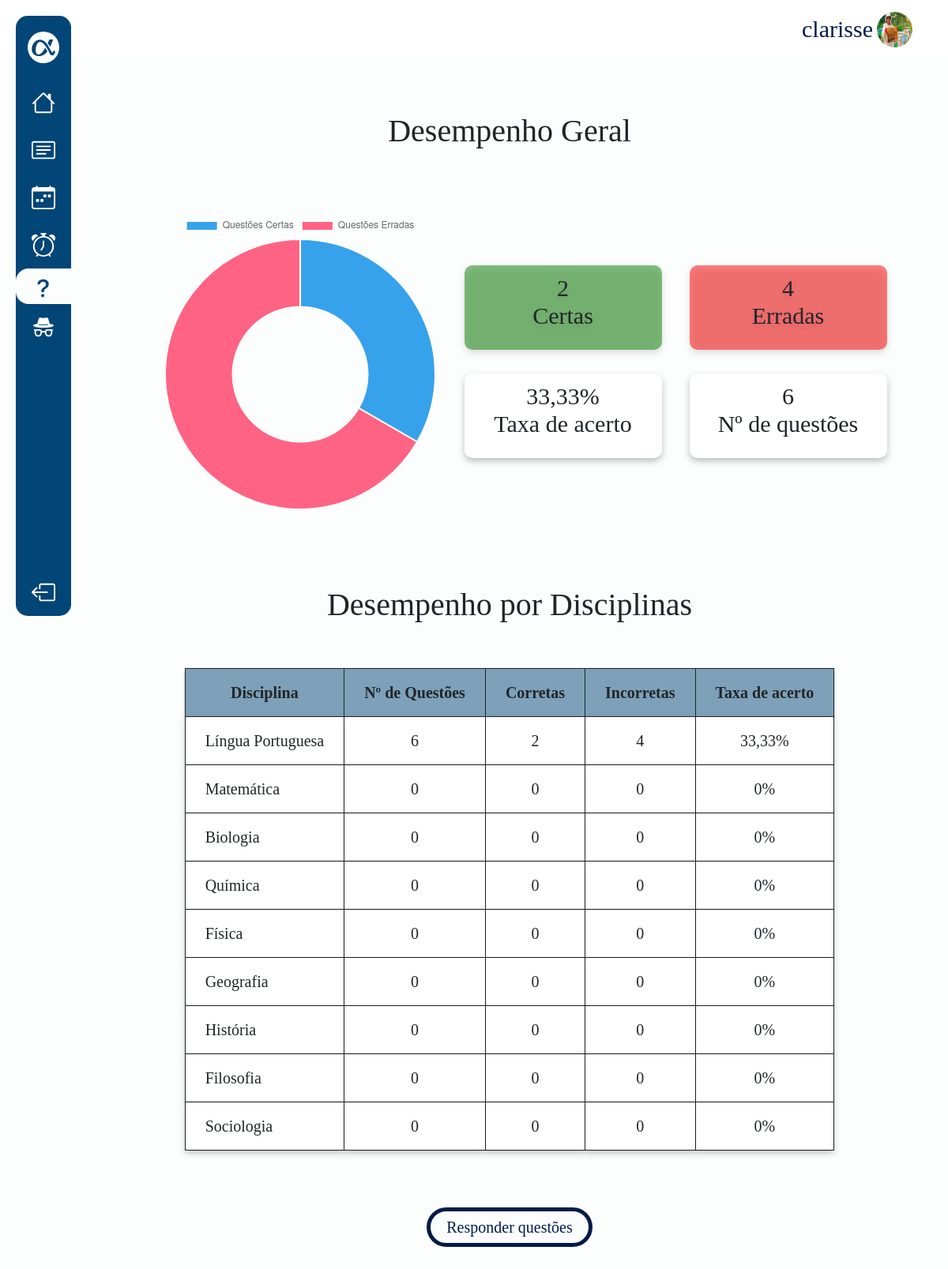
Page /estatisticas/ (signed in) on the committed database.
### core/models.py (models this page shows)
class Profile(models.Model):
    user = models.OneToOneField(User, on_delete=models.CASCADE)
    email = models.EmailField()
    telefone = models.CharField(max_length=11)
    endereco = models.CharField(max_length=200)
    image = models.ImageField(default='perfil/img/personcircle.png', upload_to='perfil/img')

### questoes/models.py (models this page shows, shortened)
class Disciplina(models.Model):
    nome = models.CharField(max_length=100, default="")

### questoes/views.py (the view)
# urls.py: path('estatisticas/', estatisticas, name='estatisticas'),
@login_required
def estatisticas(request):
    disciplinas = Disciplina.objects.all()
    dados_disciplinas = []
    if request.user.is_authenticated:
        user_profile, created = UserProfile.objects.get_or_create(user=request.user)
        acertos = user_profile.acertos
        erros = user_profile.erros
        num_questoes = acertos + erros
        if num_questoes > 0:
            taxa_acerto = round((acertos / num_questoes) * 100, 2)
        else:
            taxa_acerto = 0
        dados_usuario = {
            'acertos': acertos,
            'erros': erros,
            'taxa_acerto': taxa_acerto,
            'num_questoes': num_questoes,
        }
        for disciplina in disciplinas:
            questoes_disciplina = Questao.objects.filter(disciplina=disciplina)
            num_questoes_disciplina = Resposta.objects.filter(
                questao__in=questoes_disciplina,
                user_profile=user_profile,
            ).count()
            acertos = Resposta.objects.filter(
                questao__in=questoes_disciplina,
                user_profile=user_profile,
                certa=True
            ).count()
            erros = Resposta.objects.filter(
                questao__in=questoes_disciplina,
                user_profile=user_profile,
                certa=False
            ).count()
            dados_disciplina = {
                'disciplina': disciplina,
                'acertos': acertos,
                'erros': erros,
                'num_questoes_respondidas': num_questoes_disciplina,
                'taxa_acerto': round((acertos / (acertos + erros)) * 100, 2) if (acertos + erros) > 0 else 0,
            }
            dados_disciplinas.append(dados_disciplina)
    serialized_dataq = grafico(request)
    context = {
        'dados_usuario': dados_usuario,
        'dados_disciplinas': dados_disciplinas,
        'serialized_dataq': serialized_dataq,
    }
    return render(request, 'questoes/pages/estatisticas.html', context)

### questoes/views.py (called while the page is built)
def grafico(request):
    serialize = {'grafico': []}
    if request.user.is_authenticated:
        user = request.user
        data = UserProfile.objects.filter(user=user).first()
        if data:
            acertos = data.acertos
            erros = data.erros
            if acertos == 0 and erros == 0:
                serialize['grafico'] = [0, 0, 1]
            else:
                serialize['grafico'] = [acertos, erros]
        return json.dumps(serialize)

### questoes/templates/questoes/pages/estatisticas.html (shortened to what this page needs)
{% extends "core/partials/base.html" %}
{% load static %}
{% block head %}
<link rel="stylesheet" href="{% static 'questoes/css/estatisticas.css' %}">
{% endblock %}
{% block linkq %} ativo {% endblock %}
{% block content %}
    <br>
    <br>
    <br>
    <h1 class="d-flex justify-content-center subtitulo-desempenho">Desempenho Geral</h1>
    <br>
    <br>
    <br>
    <div class="dados d-flex justify-content-center align-items-center">
        <div class="grafico">
            {% include 'questoes/partials/grafico.html' %}
        </div>
        <div class="valores">
            <div class="estatisticas-gerais">
                <div class="row">
                    <div class="num-acertos">
                        <p class="font-dados">{{ dados_usuario.acertos }}<br>Certas</p>
                    </div>
                    <div class="num-erradas">
                        <p class="font-dados">{{ dados_usuario.erros }} <br>Erradas</p>
                    </div>
                </div>
                <div class="row">
                    <div class="taxa-acerto">
                        <p class="font-dados">{{ dados_usuario.taxa_acerto }}% <br>Taxa de acerto</p>
                    </div>
                    <div class="num-questoes">
                        <p class="font-dados">{{ dados_usuario.num_questoes }} <br>Nº de questões</p>
                    </div>
                </div>
            </div>
        </div>
    </div>
    <br>
    <br>
    <br>
    <br>
    <h1 class="d-flex justify-content-center subtitulo-disciplina">Desempenho por Disciplinas</h1>
    <br>
    <br>
    <div class="dados d-flex justify-content-center align-items-center disciplinas">
        <table>
            <tr class="title-table">
                <th class="item">Disciplina</th>
                <th class="item">Nº de Questões</th>
                <th class="item">Corretas</th>
                <th class="item">Incorretas</th>
                <th class="item">Taxa de acerto</th>
            </tr>
            {% for dados_disciplina in dados_disciplinas %}
                <tr class="valores-table">
                    <td class="item-1">{{ dados_disciplina.disciplina.nome }}</td>
                    <td class="item">{{ dados_disciplina.num_questoes_respondidas }}</td>
                    <td class="item">{{ dados_disciplina.acertos }}</td>
                    <td class="item">{{ dados_disciplina.erros }}</td>
                    <td class="item">{{ dados_disciplina.taxa_acerto }}%</td>
                </tr>
            {% endfor %}
        </table>
    </div>
    <br>
    <br>
    <div class="d-flex justify-content-center">
        {% include 'questoes/partials/botao.html' %}
    </div>
    <br>
    <br>
    <br>
{% endblock %}

### core/templates/core/partials/base.html (shortened to what this page needs)
{% load static %}
<!DOCTYPE html>
<html lang="pt-br">
<head>
    <link href="https://cdn.jsdelivr.net/npm/bootstrap@5.3.2/dist/css/bootstrap.min.css" rel="stylesheet"
>
    {% block head%} {% endblock %}
    <link rel="stylesheet" href="{% static 'css/style.css' %}">
    <link rel="stylesheet" href="{% static 'core/css/dashboard.css' %}">
</head>
<body>
    <div class="d-flex">
        <header class="headerdash ">
            <div class="username">
                <p class="">{{user.username}}</p>
                <a href="{% url 'profile' %}">
                <img class="imguser" src="{{ user.profile.image.url }}" alt="">
                </a>
            </div>
        </header>
        <nav class="menu-lateral">
            <div class="items">
                <ul class="navul">
                    <li class="item-nav logo d-flex align-items-center justify-content-center">
                        <a href="{% url 'index' %}"><img class="navimg" src="{% static 'core/img/navlogo.svg' %}"
                                alt=""></a>
                    </li>
                    <li class="item-nav {% block linkh%} {% endblock %}">
                        <a href="{% url 'dashboard' %}"></a>
                    </li>
                    <li class="item-nav {% block linkf%} {% endblock %}">
                        <a href="{% url 'flashcards' %}"></a>
                    </li>
                    <li class="item-nav {% block linkc%} {% endblock %}">
                        <a href="{% url 'calendario' %}"></a>
                    </li>
                    <li class="item-nav {% block linkp%} {% endblock %}">
                        <a href="{% url 'pomodoro' %}"></a>
                    </li>
                    <li class="item-nav {% block linkq%} {% endblock %}">
                        <a href="{% url 'estatisticas' %}"></a>
                    </li>
                    {% if user.is_superuser %}
                        <li class="item-nav">
                            <a href="{% url 'arearestrita'%}">
                            </a>
                        </li>
                    {% endif %}
                    <li class="item-nav sair">
                        <a href="{% url 'logout' %}"></a>
                    </li>
                </ul>
            </div>
        </nav>
    </div>
    <main class="d-flex justify-content-center maincentro">
        <div class="centro">
            {% block content %}
            {% endblock %}
        </div>
    </main>
</body>
</html>

### questoes/static/questoes/css/estatisticas.css (style rules this page uses)
.grafico { width: 400px; height: 376px; margin-right: 100px; }
.dados { display: flex; justify-content: center; align-items: center; }
.num-acertos, .num-erradas, .taxa-acerto, .num-questoes { width: 250px; height: 107px; filter: drop-shadow(0px 4px 4px rgba(0, 0, 0, 0.25)); border-radius: 10px; padding: 20px; font-weight: bold; text-align: center; display: flex; justify-content: center; align-items: center; line-height: 35px; }
.font-dados { font-size: 30px; padding: 10px; }
.num-acertos { background: rgba(10, 129, 0, 0.50); margin: 0px 35px 30px 0px; }
.num-erradas { background: rgba(255, 0, 0, 0.50); margin: 0px 0px 30px 0px; }
.taxa-acerto { background: #FFF; margin: 0px 35px 0px 0px; }
.num-questoes { background: #FFF; }
.subtitulo-disciplina { text-align: center; }
.subtitulo-desempenho { text-align: center; }
.title-table { border-radius: var(--Number, 0px); background: rgba(2, 69, 119, 0.50); box-shadow: 0px 4px 4px 0px rgba(0, 0, 0, 0.25); }
.item { padding: 15px 25px 15px 25px; text-align: center; font-size: 20px; }
.item-1 { padding: 15px 25px 15px 25px; text-align: justify; font-size: 20px; }
.valores-table { background: #FFF; filter: drop-shadow(0px 4px 4px rgba(0, 0, 0, 0.25)); }
table, tr, th, td { border: solid 1px; }
table { text-align: center; }
@media screen and (max-width: 1220px) { .num-acertos, .num-erradas, .taxa-acerto, .num-questoes { width: 250px; height: 107px; font-size: 15px; } }
@media screen and (max-width: 1220px) { .grafico { margin-right: 20px; } }

### static/css/style.css (style rules this page uses)
:root { --cor-1: #001B48; --cor-2: #024577; --cor-3: #015C92; --cor-4: #2d82B5; --cor-5: #018ABE; --cor-6: #97C4D8; --cor-7: #88CDF6; --cor-8: #B6E6FF; --cor-9: #D6E8EE; --cor-10: #ECEFF1; }
* { font-family: 'Merriweather'; }
main { background-color: #FCFDFD; }
p { font-size: 16px; font-weight: 400; }
nav { width: 100%; }
.logo { max-height: 140px; }
.imguser { width: 45px !important; height: 45px !important; border-radius: 45px ; }

### core/static/core/css/dashboard.css (style rules this page uses)
* { margin: 0; padding: 0; }
.username { color: #001B48; display: flex; justify-content: flex-end; margin: 15px; max-width: 95%; }
.username p { margin: 5px; font-size: 30px; font-weight: 400; line-height: normal; }
.imguser { width: 45px !important; height: 45px !important; border-radius: 45px; }
.headerdash { height: 70px; background-color: #fff; width: 100%; }
body { background-color: #FCFDFD; }
nav.menu-lateral { width: 70px; height: 95vh; background-color: #024577; margin: 20px 0px 20px 20px; position: fixed; border-radius: 15px; }
.item-nav.logo { border-radius: 50%; width: 40px; height: 40px; background-color: #fff; margin-bottom: 20px; }
.item-nav svg { fill: #fff; }
.item-nav img { fill: #fff; }
.item-nav { padding-top: 15px; padding-bottom: 15px; display: flex; list-style-type: none; }
.ativo { background-color: #FCFDFD; border-radius: 16px 0 0 16px; width: 70px; height: 45px; padding: 10px 15px; }
.ativo svg { fill: #024577; margin-left: 5px; }
.navul { margin-top: 20px; padding-left: 0; display: flex; flex-direction: column; align-items: center; justify-content: flex-start; }
ul .sair { position: absolute; bottom: 0; }
.centro { margin: auto; max-width: 90%; }
.maincentro { padding-left: 90px; }
@media (max-width: 1300px) { .centro { width: 100%; } }

### rows in the picture
Disciplina: disciplina.nome "Língua Portuguesa", num_questoes_respondidas "6", acertos "2", erros "4", taxa_acerto "33,33"
Disciplina: disciplina.nome "Matemática", num_questoes_respondidas "0", acertos "0", erros "0", taxa_acerto "0"
Disciplina: disciplina.nome "Biologia", num_questoes_respondidas "0", acertos "0", erros "0", taxa_acerto "0"
Disciplina: disciplina.nome "Química", num_questoes_respondidas "0", acertos "0", erros "0", taxa_acerto "0"
Disciplina: disciplina.nome "Física", num_questoes_respondidas "0", acertos "0", erros "0", taxa_acerto "0"
Disciplina: disciplina.nome "Geografia", num_questoes_respondidas "0", acertos "0", erros "0", taxa_acerto "0"
Disciplina: disciplina.nome "História", num_questoes_respondidas "0", acertos "0", erros "0", taxa_acerto "0"
Disciplina: disciplina.nome "Filosofia", num_questoes_respondidas "0", acertos "0", erros "0", taxa_acerto "0"
Disciplina: disciplina.nome "Sociologia", num_questoes_respondidas "0", acertos "0", erros "0", taxa_acerto "0"

### other values in the picture
{{ user.username }} "clarisse"
{{ dados_usuario.acertos }} "2"
{{ dados_usuario.erros }} "4"
{{ dados_usuario.taxa_acerto }} "33,33"
{{ dados_usuario.num_questoes }} "6"
